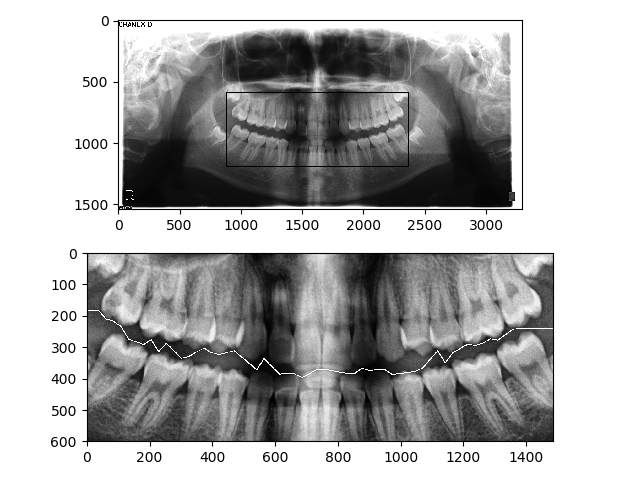
#> input picture cropped-figures/5.png, 640 x 480 px, given in place of 5.jpg, which was not available
$ python 'Morphological Transformations.py'
#> lines starting #> are read from the running program, lines starting #| are printed output that depends on the picture; after the words box and inside, x2 and y2 are one past the last pixel; in counts of white or black regions, pixels touching at a corner belong together; pictures that were not available may be replaced by others from this repository, and a replacement may not be noted
#Initialization
import numpy as np
import cv2
import matplotlib.pyplot as plt


#Load Image
img = cv2.imread('5.jpg',0)
#> img is the input picture: shape (480, 640); min 0, max 255, mean 175.8

#Gradient
kernel = np.ones((5,5),np.uint8)
gradient = cv2.morphologyEx(img, cv2.MORPH_GRADIENT, kernel)
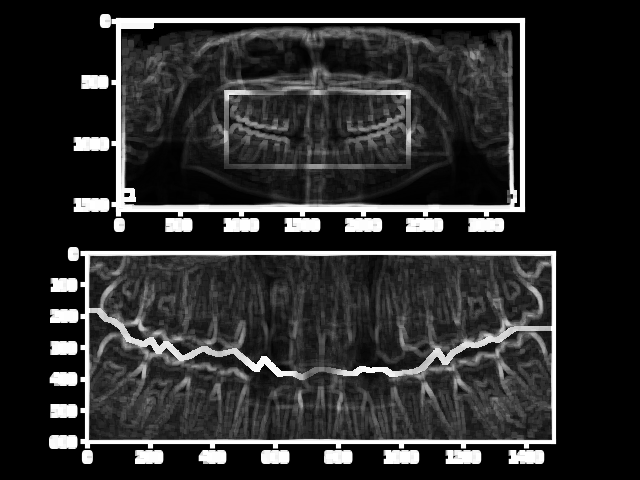
#> gradient: shape (480, 640); min 0, max 255, mean 44.3
plt.figure(figsize=(7, 7))
plt.imshow(gradient, cmap=plt.cm.gray)


thl = cv2.adaptiveThreshold(gradient,255,cv2.ADAPTIVE_THRESH_MEAN_C,cv2.THRESH_BINARY,11,13)
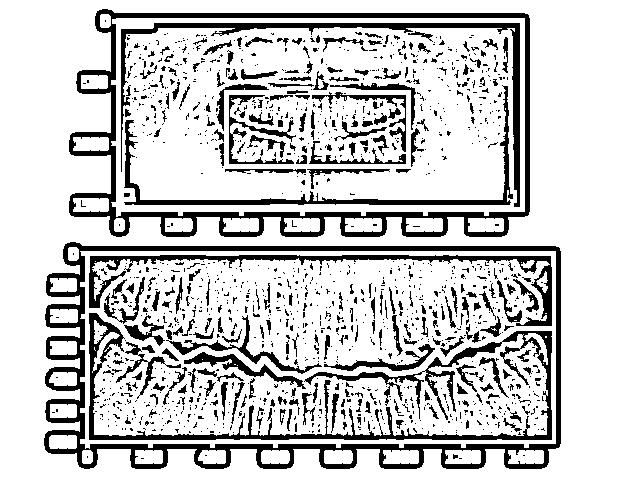
#> thl: shape (480, 640); 79.8% white; 1332 black regions (1097 under 20 px), largest, box (x1, y1, x2, y2) and area: (44, 242, 561, 469) 11836, (69, 9, 530, 237) 9964, (89, 313, 552, 440) 6664
plt.figure(figsize=(17, 17))
plt.imshow(thl, cmap=plt.cm.gray)


#TopHat

blackhat = cv2.morphologyEx(img, cv2.MORPH_BLACKHAT, kernel)
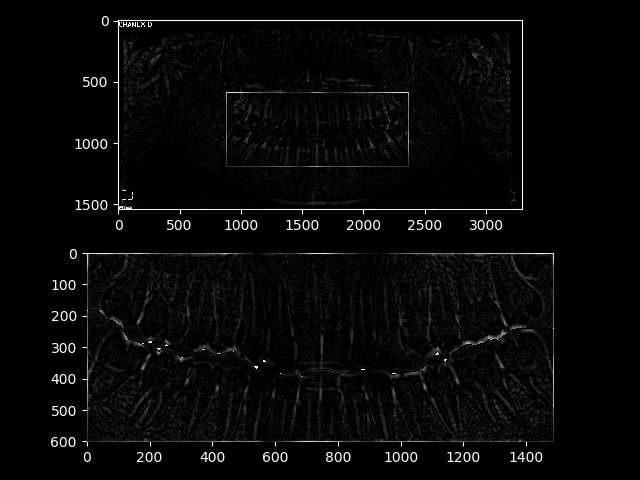
#> blackhat: shape (480, 640); min 0, max 255, mean 7.6
clahe = cv2.createCLAHE(clipLimit=2.0, tileGridSize=(30,30))
blackhis = cv2.equalizeHist(blackhat)
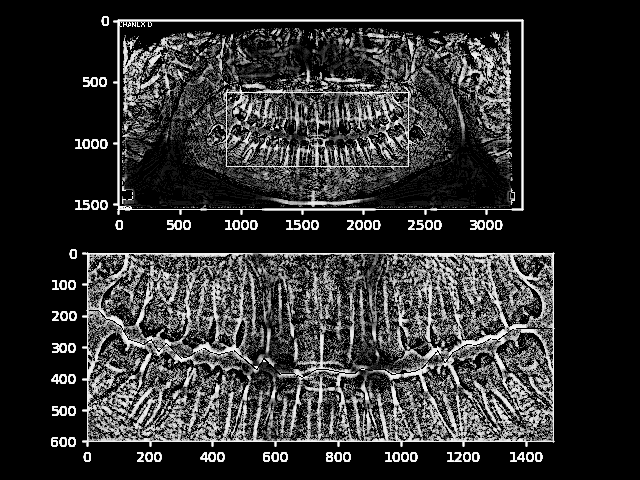
#> blackhis: shape (480, 640); min 0, max 255, mean 47.4
plt.figure(figsize=(7, 7))
plt.imshow(blackhis, cmap=plt.cm.gray)

$ run again, with cropped-figures/1.png copied over cropped-figures/5.png
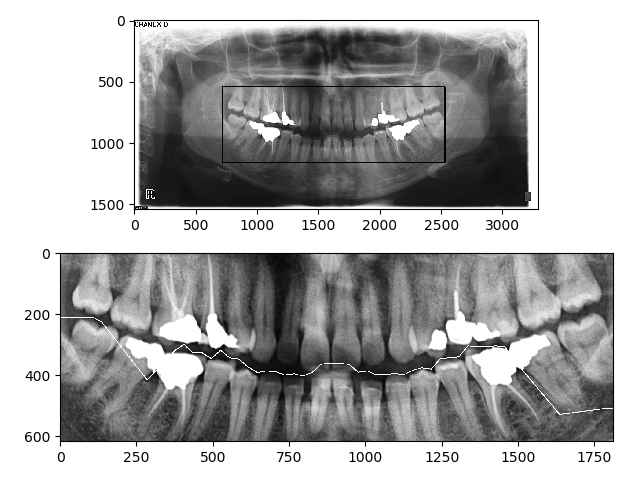
#> input picture cropped-figures/1.png, 640 x 480 px, given in place of 5.jpg, which was not available
#> img is the input picture: shape (480, 640); min 0, max 255, mean 170.8
#> `thl = cv2.adaptiveThreshold(gradient,255,cv2.ADAPTIVE_THRESH_MEAN_C,cv..`:
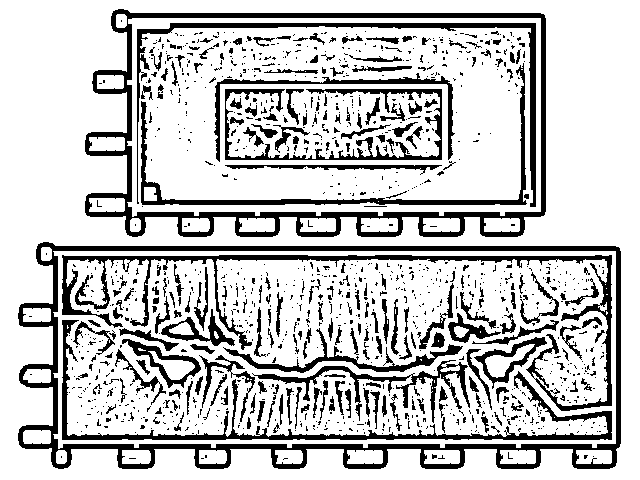
#> thl: shape (480, 640); 77.8% white; 1189 black regions (966 under 20 px), largest, box (x1, y1, x2, y2) and area: (18, 242, 621, 469) 11529, (85, 9, 546, 237) 9964, (62, 255, 612, 411) 6113
#> `blackhis = cv2.equalizeHist(blackhat)`:
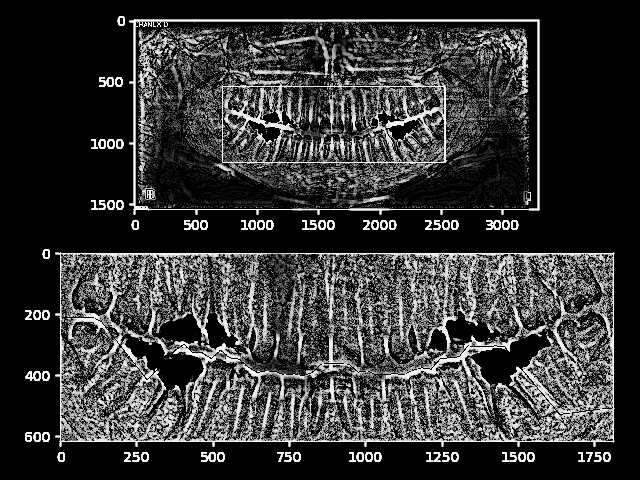
#> blackhis: shape (480, 640); min 0, max 255, mean 52.5

$ run again, with cropped-figures/10.png copied over cropped-figures/5.png
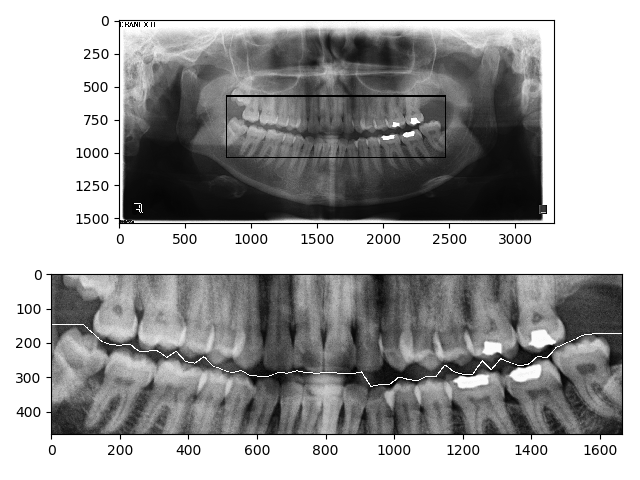
#> input picture cropped-figures/10.png, 640 x 480 px, given in place of 5.jpg, which was not available
#> img is the input picture: shape (480, 640); min 0, max 255, mean 163.3
#> `thl = cv2.adaptiveThreshold(gradient,255,cv2.ADAPTIVE_THRESH_MEAN_C,cv..`:
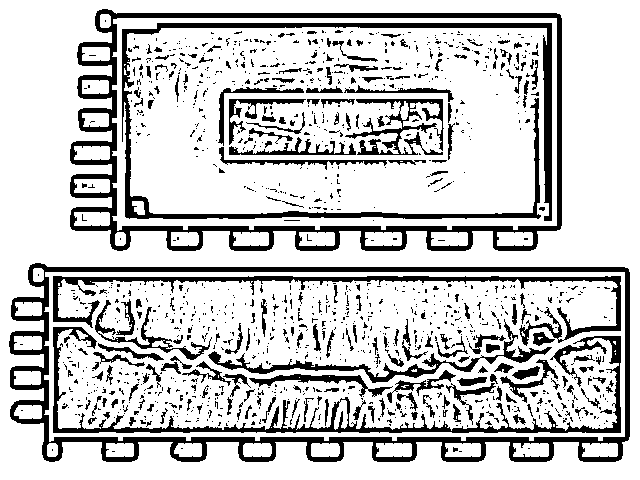
#> thl: shape (480, 640); 78.8% white; 1238 black regions (1038 under 20 px), largest, box (x1, y1, x2, y2) and area: (9, 263, 630, 462) 12141, (70, 9, 562, 251) 11689, (122, 23, 552, 221) 7185
#> `blackhis = cv2.equalizeHist(blackhat)`:
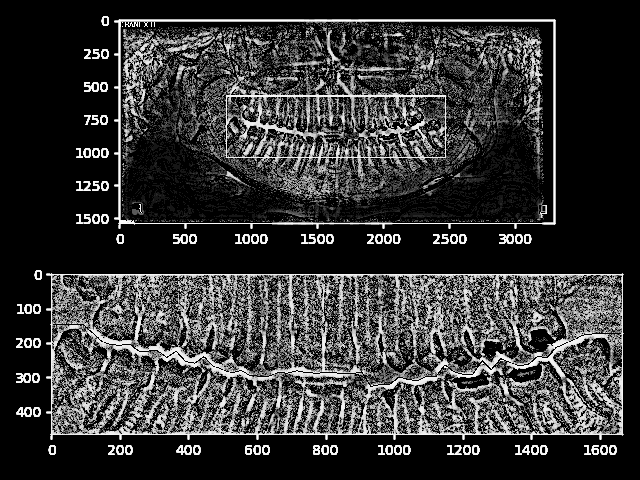
#> blackhis: shape (480, 640); min 0, max 255, mean 52.9

$ run again, with cropped-figures/11.png copied over cropped-figures/5.png
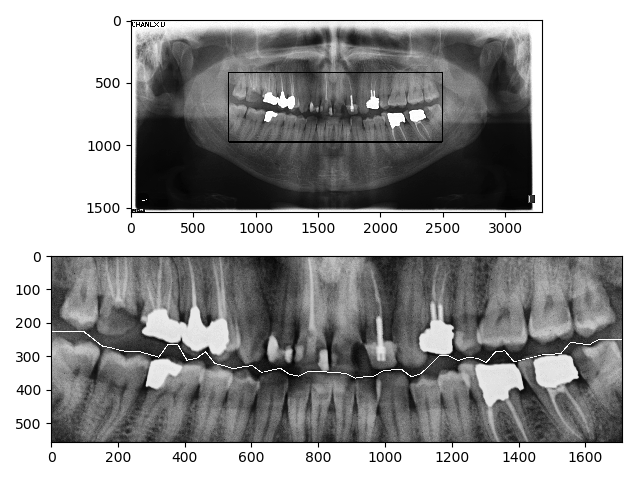
#> input picture cropped-figures/11.png, 640 x 480 px, given in place of 5.jpg, which was not available
#> img is the input picture: shape (480, 640); min 0, max 255, mean 158.3
#> `thl = cv2.adaptiveThreshold(gradient,255,cv2.ADAPTIVE_THRESH_MEAN_C,cv..`:
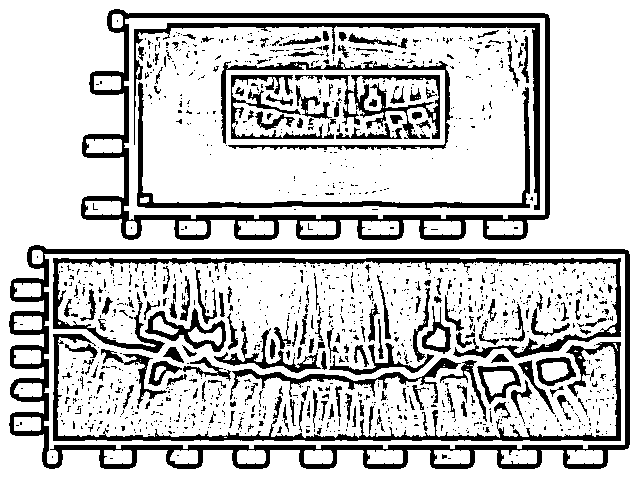
#> thl: shape (480, 640); 78% white; 1261 black regions (1084 under 20 px), largest, box (x1, y1, x2, y2) and area: (9, 245, 630, 469) 12509, (81, 9, 550, 240) 10096, (53, 258, 621, 358) 5274
#> `blackhis = cv2.equalizeHist(blackhat)`:
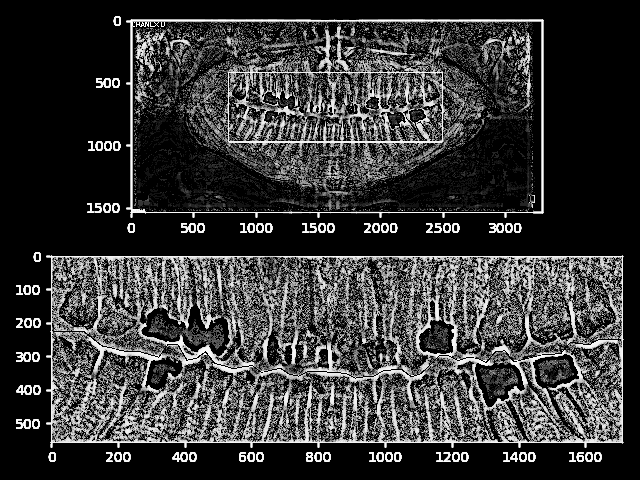
#> blackhis: shape (480, 640); min 0, max 255, mean 55.2
